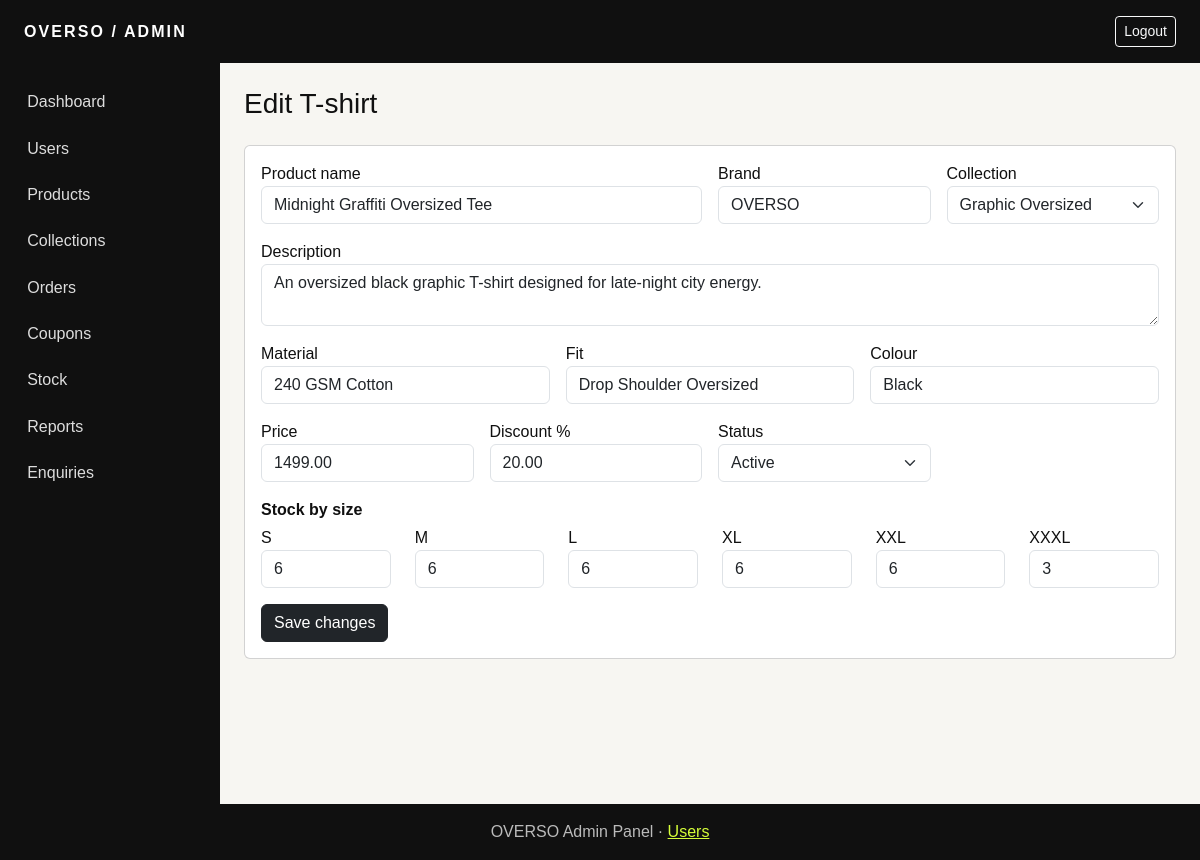
Page /admin/edit-product.php?id=1 (signed in) on the committed database.
### tables this page shows
CREATE TABLE products (id INT AUTO_INCREMENT PRIMARY KEY, category_id INT NOT NULL, name VARCHAR(150) NOT NULL, brand VARCHAR(80) NOT NULL DEFAULT 'OVERSO', description TEXT NOT NULL, specifications TEXT, material VARCHAR(80) DEFAULT '240 GSM Cotton', fit_type VARCHAR(80) DEFAULT 'Relaxed Oversized Fit', color VARCHAR(50) NOT NULL, original_price DECIMAL(10,2) NOT NULL, discount_percent DECIMAL(5,2) NOT NULL DEFAULT 0, image VARCHAR(255) DEFAULT 'assets/images/products/tee.svg', additional_images TEXT, stock_quantity INT NOT NULL DEFAULT 0, sales_count INT DEFAULT 0, rating DECIMAL(3,2) DEFAULT 0, review_count INT DEFAULT 0, status ENUM('active','inactive','out_of_stock','discontinued') DEFAULT 'active', created_at TIMESTAMP DEFAULT CURRENT_TIMESTAMP, updated_at TIMESTAMP DEFAULT CURRENT_TIMESTAMP ON UPDATE CURRENT_TIMESTAMP, FOREIGN KEY(category_id) REFERENCES categories(id), INDEX(category_id), INDEX(status), INDEX(color));

CREATE TABLE categories (id INT AUTO_INCREMENT PRIMARY KEY, name VARCHAR(80) NOT NULL UNIQUE, description VARCHAR(255), image VARCHAR(255), created_at TIMESTAMP DEFAULT CURRENT_TIMESTAMP);

### includes/functions.php (called while the page is built, shortened)
<?php
function e($value): string { return htmlspecialchars((string)$value, ENT_QUOTES, 'UTF-8'); }

### admin/edit-product.php (the view)
<?php $pageTitle='Edit T-shirt';require '../includes/admin-header.php';$pdo=db();$id=(int)($_GET['id']??0);$q=$pdo->prepare('SELECT * FROM products WHERE id=?');$q->execute([$id]);$p=$q->fetch();if(!$p)go('admin/products.php');$categories=$pdo->query('SELECT * FROM categories ORDER BY name')->fetchAll();$sq=$pdo->prepare('SELECT size,stock_quantity FROM product_sizes WHERE product_id=?');$sq->execute([$id]);$stocks=array_column($sq->fetchAll(),'stock_quantity','size');if($_SERVER['REQUEST_METHOD']==='POST'){$stock=array_sum(array_map('intval',$_POST['size_stock']));$pdo->prepare('UPDATE products SET category_id=?,name=?,brand=?,description=?,material=?,fit_type=?,color=?,original_price=?,discount_percent=?,stock_quantity=?,status=? WHERE id=?')->execute([(int)$_POST['category_id'],trim($_POST['name']),trim($_POST['brand']),trim($_POST['description']),trim($_POST['material']),trim($_POST['fit_type']),trim($_POST['color']),(float)$_POST['original_price'],(float)$_POST['discount_percent'],$stock,$_POST['status'],$id]);$s=$pdo->prepare('UPDATE product_sizes SET stock_quantity=? WHERE product_id=? AND size=?');foreach($_POST['size_stock'] as $size=>$qty)$s->execute([(int)$qty,$id,$size]);flash('success','T-shirt updated.');go('admin/products.php');} ?><form method="post" class="card card-body"><div class="row g-3"><div class="col-md-6"><label>Product name</label><input class="form-control" name="name" value="<?=e($p['name'])?>"></div><div class="col-md-3"><label>Brand</label><input class="form-control" name="brand" value="<?=e($p['brand'])?>"></div><div class="col-md-3"><label>Collection</label><select class="form-select" name="category_id"><?php foreach($categories as $c): ?><option value="<?=$c['id']?>" <?=$p['category_id']==$c['id']?'selected':''?>><?=e($c['name'])?></option><?php endforeach ?></select></div><div class="col-12"><label>Description</label><textarea class="form-control" name="description"><?=e($p['description'])?></textarea></div><div class="col-md-4"><label>Material</label><input class="form-control" name="material" value="<?=e($p['material'])?>"></div><div class="col-md-4"><label>Fit</label><input class="form-control" name="fit_type" value="<?=e($p['fit_type'])?>"></div><div class="col-md-4"><label>Colour</label><input class="form-control" name="color" value="<?=e($p['color'])?>"></div><div class="col-md-3"><label>Price</label><input class="form-control" name="original_price" value="<?=$p['original_price']?>"></div><div class="col-md-3"><label>Discount %</label><input class="form-control" name="discount_percent" value="<?=$p['discount_percent']?>"></div><div class="col-md-3"><label>Status</label><select class="form-select" name="status"><?php foreach(['active'=>'Active','inactive'=>'Inactive','out_of_stock'=>'Out of Stock'] as $v=>$l): ?><option value="<?=$v?>" <?=$p['status']===$v?'selected':''?>><?=$l?></option><?php endforeach ?></select></div><div class="col-12"><b>Stock by size</b><div class="row mt-1"><?php foreach(['S','M','L','XL','XXL','XXXL'] as $s): ?><div class="col"><label><?=$s?></label><input class="form-control" type="number" min="0" name="size_stock[<?=$s?>]" value="<?=$stocks[$s]??0?>"></div><?php endforeach ?></div></div><div><button class="btn btn-dark">Save changes</button></div></div></form><?php require '../includes/admin-footer.php'; ?>

### assets/css/style.css (style rules this page uses)
:root { --ink:#101010;--paper:#f7f6f2;--lime:#d6ff39 }
body { background:var(--paper);color:var(--ink);font-family:Arial,sans-serif }

### rows in the picture
products: name "Midnight Graffiti Oversized Tee", brand "OVERSO", category_id "Graphic Oversized", description "An oversized black graphic T-shirt designed for late-night city energy.", material "240 GSM Cotton", fit_type "Drop Shoulder Oversized", color "Black", original_price "1499.00", discount_percent "20.00", status "Active"

### other values in the picture
$pageTitle "Edit T-shirt"
$s "S"
$s "M"
$s "L"
$s "XL"
$s "XXL"
$s "XXXL"
